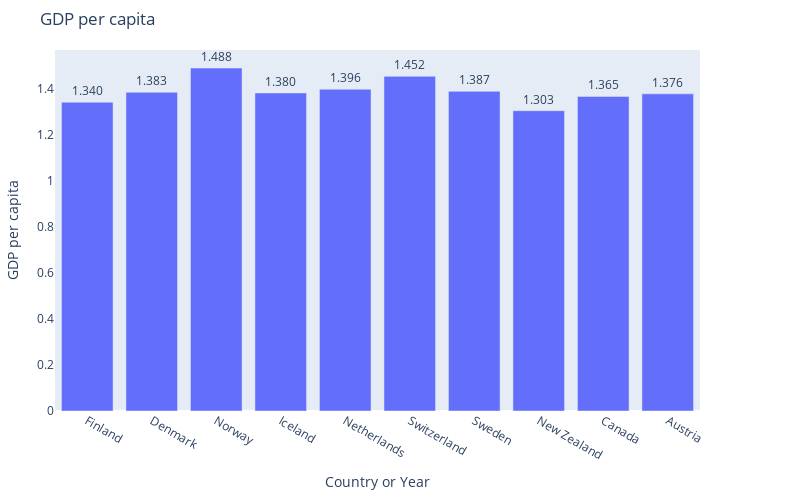

The notebook cell saved with this chart:
### Markdown cell above
### Top 10 countries with highest GDP per capita

### Code cell
utils.plot_bar_chart(wh_df_2019.head(10), 'Country or region', "GDP per capita")

### Figure 1 — Plotly figure (JSON) as saved in the notebook; plotly's stock layout.template omitted (floating-point values rounded to 4 significant figures)
{"data": [{"alignmentgroup": "True", "hovertemplate": "Country or Year=%{x}<br>GDP per capita=%{text}<extra></extra>", "legendgroup": "", "marker": {"color": "#636efa", "pattern": {"shape": ""}}, "name": "", "offsetgroup": "", "orientation": "v", "showlegend": false, "text": [1.34, 1.383, 1.488, 1.38, 1.396, 1.452, 1.387, 1.303, 1.365, 1.376], "textposition": "outside", "texttemplate": "%{text:.4s}", "type": "bar", "x": ["Finland", "Denmark", "Norway", "Iceland", "Netherlands", "Switzerland", "Sweden", "New Zealand", "Canada", "Austria"], "xaxis": "x", "y": [1.34, 1.383, 1.488, 1.38, 1.396, 1.452, 1.387, 1.303, 1.365, 1.376], "yaxis": "y"}], "layout": {"barmode": "relative", "height": 500, "legend": {"tracegroupgap": 0}, "margin": {"b": 50, "l": 50, "r": 100, "t": 50}, "title": {"text": "GDP per capita"}, "width": 800, "xaxis": {"anchor": "y", "domain": [0, 1], "title": {"text": "Country or Year"}}, "yaxis": {"anchor": "x", "categoryorder": "total ascending", "domain": [0, 1], "showgrid": false, "showline": false, "showticklabels": true, "title": {"text": "GDP per capita"}}}}
